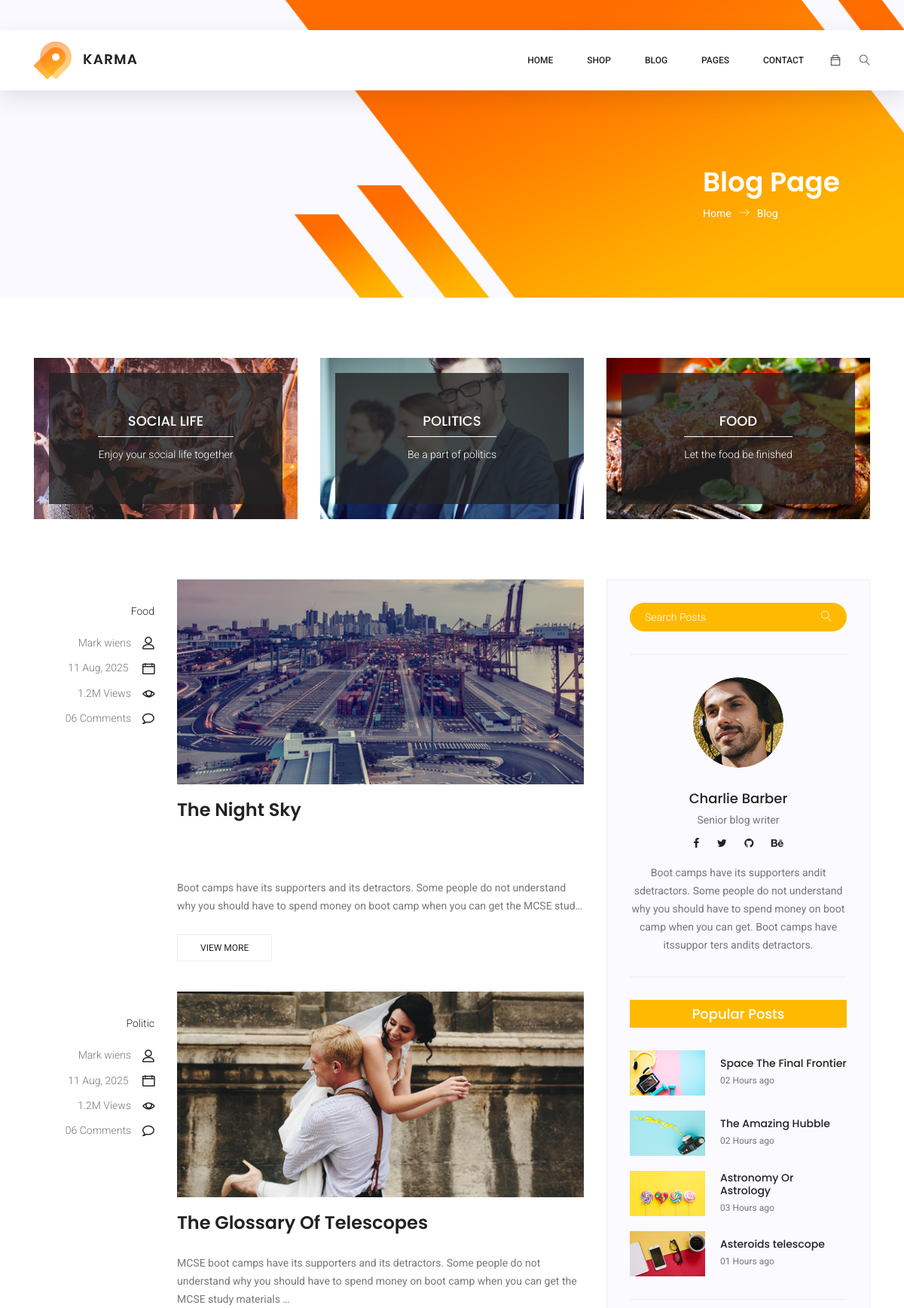
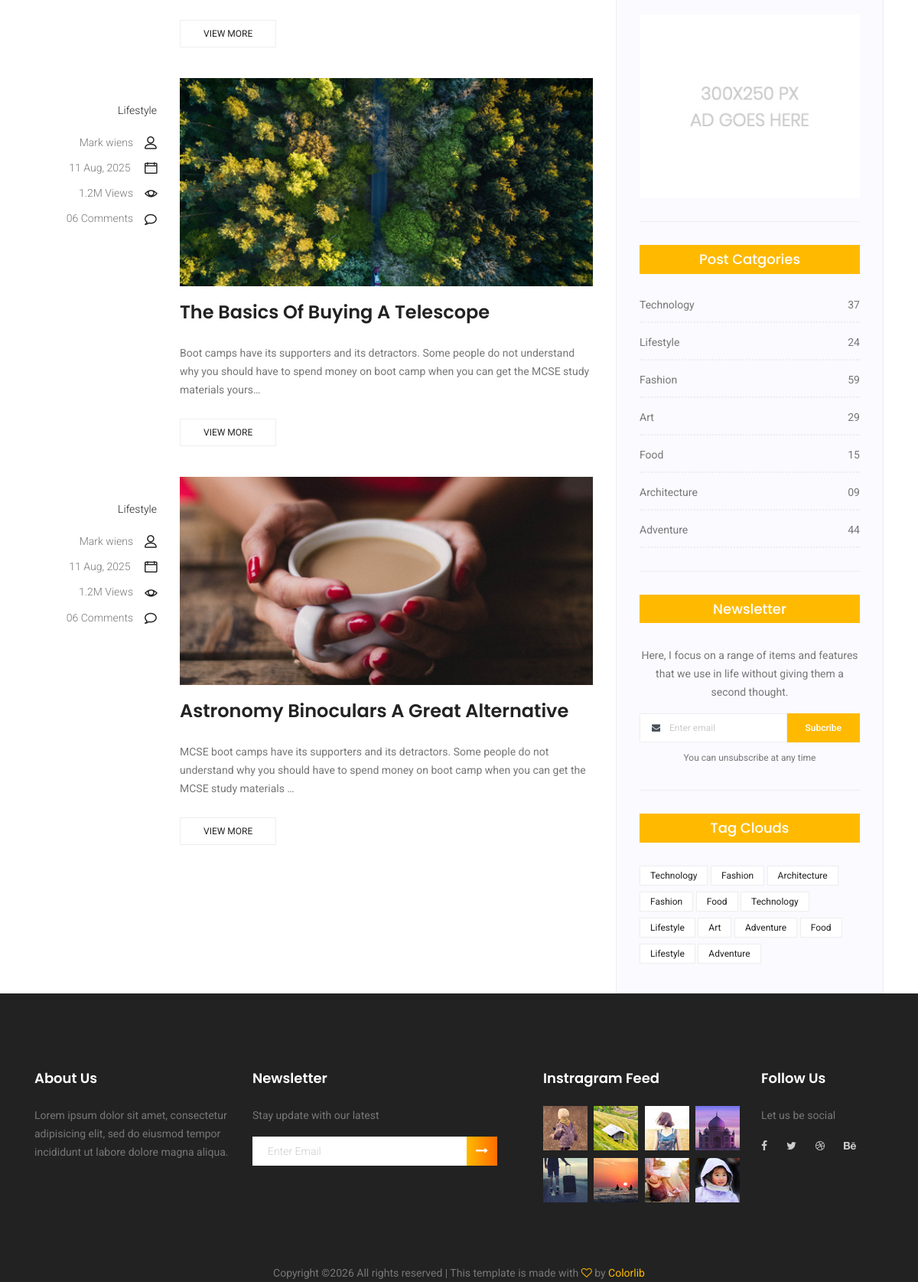
Screenshot of /blog/ (upper part) with the database file from the repository (2 pictures, top to bottom).
### Karma/models.py (models this page shows, shortened)
class Blog(models.Model):
    blogName = models.CharField(max_length=200, null=True)
    blogCategoryID = models.ForeignKey(BlogCategory, on_delete=models.CASCADE, null=True)
    blogDescript =  RichTextUploadingField(null=True)
    blogImage = models.ImageField(upload_to='images/Blogs/',null=True,blank=True)
    blogDate = models.DateTimeField(auto_now_add=True, null=True)

class BlogCategory(models.Model):
    blogCategoryName = models.CharField(max_length=200, null=True)
    blogCategoryImage = models.ImageField(upload_to='images/BlogCategories/',null=True,blank=True)

### Karma/views.py (the view)
# urls.py: path("blog/",views.blog, name="blog"),
def blog(request):
    blogs = Blog.objects.all().order_by('-blogDate')
    categories = BlogCategory.objects.all()
    paginator = Paginator(blogs, 4)  # Show 4 blogs per page
    page_number = request.GET.get('page')
    page_obj = paginator.get_page(page_number)
    context = {
        'page_obj': page_obj,
        'categories': categories,
    }
    return render(request, 'main-file/blog.html', context)

### Karma/templates/main-file/blog.html (shortened to what this page needs)
<!DOCTYPE html>
{% load static %}
<html lang="zxx" class="no-js">
  <head>
    {% include 'sub-file/css-style.html' %}
  </head>
  <body>
    {% include 'sub-file/header-menu.html' %}
    <section class="banner-area organic-breadcrumb">
      <div class="container">
        <div
          class="breadcrumb-banner d-flex flex-wrap align-items-center justify-content-end"
        >
          <div class="col-first">
            <h1>Blog Page</h1>
            <nav class="d-flex align-items-center">
              <a href="index.html"
                >Home<span class="lnr lnr-arrow-right"></span
              ></a>
              <a href="category.html">Blog</a>
            </nav>
          </div>
        </div>
      </div>
    </section>
    {% include 'sub-file/blog-cat.html' %}
    <section class="blog_area">
      <div class="container">
        <div class="row">
          <div class="col-lg-8">
            <div class="blog_left_sidebar">
              {% for blog in page_obj %}
              <article class="row blog_item">
                <div class="col-md-3">
                  <div class="blog_info text-right">
                    <div class="post_tag">
                      <a href="#">{{ blog.blogCategoryID.blogCategoryName }}</a>
                    </div>
                    <ul class="blog_meta list">
                      <li>
                        <a href="#">Mark wiens<i class="lnr lnr-user"></i></a>
                      </li>
                      <li>
                        <a href="#">
                          {{ blog.blogDate|date:"d M, Y" }}
                          <i class="lnr lnr-calendar-full"></i>
                        </a>
                      </li>
                      <li>
                        <a href="#">1.2M Views<i class="lnr lnr-eye"></i></a>
                      </li>
                      <li>
                        <a href="#"
                          >06 Comments<i class="lnr lnr-bubble"></i
                        ></a>
                      </li>
                    </ul>
                  </div>
                </div>
                <div class="col-md-9">
                  <div class="blog_post">
                    {% if blog.blogImage %}
                    <img
                      src="{{ blog.blogImage.url }}"
                      alt="{{ blog.blogName }}"
                    />
                    {% else %}
                    <img
                      src="{% static 'img/blog/main-blog/m-blog-1.jpg' %}"
                      alt="Default Blog Image"
                    />
                    {% endif %}
                    <div class="blog_details">
                      <a href="{% url 'blog_detail' blog.id %}">
                        <h2>{{ blog.blogName }}</h2>
                      </a>
                      <p>{{ blog.blogDescript|truncatechars:180|safe }}</p>
                      <a
                        href="{% url 'blog_detail' blog.id %}"
                        class="white_bg_btn"
                      >
                        View More
                      </a>
                    </div>
                  </div>
                </div>
              </article>
              {% empty %}
              <p>No blog posts found.</p>
              {% endfor %}
            </div>
          </div>
          <div class="col-lg-4">
            <div class="blog_right_sidebar">
              <aside class="single_sidebar_widget search_widget">
                <div class="input-group">
                  <input
                    type="text"
                    class="form-control"
                    placeholder="Search Posts"
                    onfocus="this.placeholder = ''"
                    onblur="this.placeholder = 'Search Posts'"
                  />
                  <span class="input-group-btn">
                    <button class="btn btn-default" type="button">
                      <i class="lnr lnr-magnifier"></i>
                    </button>
                  </span>
                </div>
                <div class="br"></div>
              </aside>
              <aside class="single_sidebar_widget author_widget">
                <img
                  class="author_img rounded-circle"
                  src="{% static 'img/blog/author.png'%}"
                  alt=""
                />
                <h4>Charlie Barber</h4>
                <p>Senior blog writer</p>
                <div class="social_icon">
                  <a href="#"><i class="fa fa-facebook"></i></a>
                  <a href="#"><i class="fa fa-twitter"></i></a>
                  <a href="#"><i class="fa fa-github"></i></a>
                  <a href="#"><i class="fa fa-behance"></i></a>
                </div>
                <p>
                  Boot camps have its supporters andit sdetractors. Some people
                  do not understand why you should have to spend money on boot
                  camp when you can get. Boot camps have itssuppor ters andits
                  detractors.
                </p>
                <div class="br"></div>
              </aside>
              <aside class="single_sidebar_widget popular_post_widget">
                <h3 class="widget_title">Popular Posts</h3>
                <div class="media post_item">
                  <img
                    src="{% static 'img/blog/popular-post/post1.jpg' %}"
                    alt="post"
                  />
                  <div class="media-body">
                    <a href="##">
                      <h3>Space The Final Frontier</h3>
                    </a>
                    <p>02 Hours ago</p>
                  </div>
                </div>
                <div class="media post_item">
                  <img
                    src="{% static 'img/blog/popular-post/post2.jpg' %}"
                    alt="post"
                  />
                  <div class="media-body">
                    <a href="##">
                      <h3>The Amazing Hubble</h3>
                    </a>
                    <p>02 Hours ago</p>
                  </div>
                </div>
                <div class="media post_item">
                  <img
                    src="{% static 'img/blog/popular-post/post3.jpg' %}"
                    alt="post"
                  />
                  <div class="media-body">
                    <a href="##">
                      <h3>Astronomy Or Astrology</h3>
                    </a>
                    <p>03 Hours ago</p>
                  </div>
                </div>
                <div class="media post_item">
                  <img
                    src="{% static 'img/blog/popular-post/post4.jpg' %}"
                    alt="post"
                  />
                  <div class="media-body">
                    <a href="##">
                      <h3>Asteroids telescope</h3>
                    </a>
                    <p>01 Hours ago</p>
                  </div>
                </div>
                <div class="br"></div>
              </aside>
              <aside class="single_sidebar_widget ads_widget">
                <a href="#"
                  ><img
                    class="img-fluid"
                    src="{% static 'img/blog/add.jpg' %}"
                    alt=""
                /></a>
                <div class="br"></div>
              </aside>
              <aside class="single_sidebar_widget post_category_widget">
                <h4 class="widget_title">Post Catgories</h4>
                <ul class="list cat-list">
                  <li>
                    <a href="#" class="d-flex justify-content-between">
                      <p>Technology</p>
                      <p>37</p>
                    </a>
                  </li>
                  <li>
                    <a href="#" class="d-flex justify-content-between">
                      <p>Lifestyle</p>
                      <p>24</p>
                    </a>
                  </li>
                  <li>
                    <a href="#" class="d-flex justify-content-between">
                      <p>Fashion</p>
                      <p>59</p>
                    </a>
                  </li>
                  <li>
                    <a href="#" class="d-flex justify-content-between">
                      <p>Art</p>
                      <p>29</p>
                    </a>
                  </li>
                  <li>
                    <a href="#" class="d-flex justify-content-between">
                      <p>Food</p>
                      <p>15</p>
                    </a>
                  </li>
                  <li>
                    <a href="#" class="d-flex justify-content-between">
                      <p>Architecture</p>
                      <p>09</p>
                    </a>
                  </li>
                  <li>
                    <a href="#" class="d-flex justify-content-between">
                      <p>Adventure</p>
                      <p>44</p>
                    </a>
                  </li>
                </ul>
                <div class="br"></div>
              </aside>
              <aside class="single-sidebar-widget newsletter_widget">
                <h4 class="widget_title">Newsletter</h4>
                <p>
                  Here, I focus on a range of items and features that we use in
                  life without giving them a second thought.
                </p>
                <div class="form-group d-flex flex-row">
                  <div class="input-group">
                    <div class="input-group-prepend">
                      <div class="input-group-text">
                        <i class="fa fa-envelope" aria-hidden="true"></i>
                      </div>
                    </div>
                    <input
                      type="text"
                      class="form-control"
                      id="inlineFormInputGroup"
                      placeholder="Enter email"
                      onfocus="this.placeholder = ''"
                      onblur="this.placeholder = 'Enter email'"
                    />
                  </div>
                  <a href="#" class="bbtns">Subcribe</a>
                </div>
                <p class="text-bottom">You can unsubscribe at any time</p>
                <div class="br"></div>
              </aside>
              <aside class="single-sidebar-widget tag_cloud_widget">
                <h4 class="widget_title">Tag Clouds</h4>
                <ul class="list">
                  <li><a href="#">Technology</a></li>
                  <li><a href="#">Fashion</a></li>
                  <li><a href="#">Architecture</a></li>
                  <li><a href="#">Fashion</a></li>
                  <li><a href="#">Food</a></li>
                  <li><a href="#">Technology</a></li>
                  <li><a href="#">Lifestyle</a></li>
                  <li><a href="#">Art</a></li>
                  <li><a href="#">Adventure</a></li>
                  <li><a href="#">Food</a></li>
                  <li><a href="#">Lifestyle</a></li>
                  <li><a href="#">Adventure</a></li>
                </ul>
              </aside>
            </div>
          </div>
        </div>
      </div>
    </section>
    {% include 'sub-file/footer.html' %}
  </body>
</html>

### rows the page displays
Blog: blogCategoryID.blogCategoryName "Food", blogDate "11 Aug, 2025", blogImage (picture), blogName "The Night Sky", blogDescript "Boot camps have its supporters and its detractors. Some people do not understand why you should have to spend money on boot camp when you can get the MCSE stud…"
Blog: blogCategoryID.blogCategoryName "Politic", blogDate "11 Aug, 2025", blogImage (picture), blogName "The Glossary Of Telescopes", blogDescript "MCSE boot camps have its supporters and its detractors. Some people do not understand why you should have to spend money on boot camp when you can get the MCSE study materials …"
Blog: blogCategoryID.blogCategoryName "Lifestyle", blogDate "11 Aug, 2025", blogImage (picture), blogName "The Basics Of Buying A Telescope", blogDescript "Boot camps have its supporters and its detractors. Some people do not understand why you should have to spend money on boot camp when you can get the MCSE study materials yours…"
Blog: blogCategoryID.blogCategoryName "Lifestyle", blogDate "11 Aug, 2025", blogImage (picture), blogName "Astronomy Binoculars A Great Alternative", blogDescript "MCSE boot camps have its supporters and its detractors. Some people do not understand why you should have to spend money on boot camp when you can get the MCSE study materials …"
